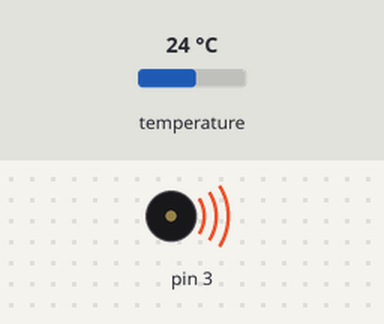
Bench run of a sketch on a simulated Arduino Uno, built with avr-gcc and run on an emulated ATmega328P. Parts: buzzer (waves = sounding). Inputs (shaded band) come from the test bench; at power-on: temperature 24 °C. What the sketch prints to the serial monitor is not drawn.

Above: at 0.2 s.
Timing chart, 0 to 1.7 s (numbered marks = the images above):
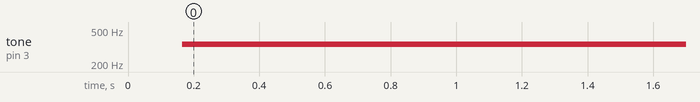

Measured:
- by itself, tone on pin 3: silent → 340 Hz at 0.17 s

The sketch:

TempTone.ino
```cpp
#include <OneWire.h>
#include <DallasTemperature.h>

byte addr[8];
OneWire  oneWire(7);  // Connect your 1-wire device to pin 3
DallasTemperature sensor(&oneWire);

void setup()
{
  Serial.begin(9600);
  discoverOneWireDevices();
  sensor.setResolution(addr, 9);

  pinMode(3, OUTPUT);
  digitalWrite(3, LOW);

  sensor.requestTemperaturesByAddress(addr);
}

void loop()
{
  if(sensor.isConversionAvailable(addr))
  {
    float tempC = sensor.getTempC(addr);
    tone(3, 100 + tempC * 10);
    sensor.requestTemperaturesByAddress(addr);
  }
}

void discoverOneWireDevices(void) {
  byte i;
  byte present = 0;
  byte data[12];

  Serial.print("Looking for sensor address...\n\r");
  while(oneWire.search(addr)) {
    Serial.print("\n\rFound device with address:\n\r");
    for( i = 0; i < 8; i++) {
      Serial.print("0x");
      if (addr[i] < 16) {
        Serial.print('0');
      }
      Serial.print(addr[i], HEX);
      if (i < 7) {
        Serial.print(", ");
      }
    }
    if ( OneWire::crc8( addr, 7) != addr[7]) {
        Serial.print("CRC is not valid!\n");
        return;
    }
  }
  oneWire.reset_search();
  return;
}
```
